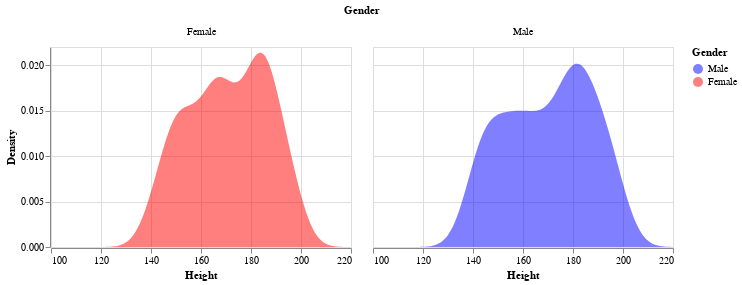

Write notebook code for a chart like this one.
### Code cell
# EDA (2) - distribution of height
# Generate the density plot 
chart = alt.Chart(train_dataset).transform_density( 
        density='Height', 
        as_=['Height', 'density'], 
        groupby=['Gender'],
        extent=[100, 220] 
    ).mark_area(
        opacity=0.5
    ).encode(    
        x=alt.X('Height:Q', title='Height'), 
        y=alt.Y('density:Q', title='Density'), 
        color=alt.Color('Gender:N', scale=alt.Scale(domain=train_dataset['Gender'].unique(), range=['blue', 'red']), title='Gender'),
        tooltip=['Gender:N', 'Height:Q', 'density:Q']
    ).properties(title='Age Density Plot of Titanic Travellers', width=300, height=200
    ).facet('Gender:N', columns=2
    ) 

# Render the chart
chart.display()

### Figure 1 — Vega-Lite specification as saved in the notebook (floating-point values rounded to 4 significant figures; data arrays with more than 128 entries replaced by an {"elided": "..."} marker saying what was removed)
{"config": {"view": {"continuousWidth": 300, "continuousHeight": 300}}, "data": {"name": "data-75fe28555c83754ff822a6bd12e76de2"}, "facet": {"field": "Gender", "type": "nominal"}, "spec": {"mark": {"type": "area", "opacity": 0.5}, "encoding": {"color": {"field": "Gender", "scale": {"domain": ["Male", "Female"], "range": ["blue", "red"]}, "title": "Gender", "type": "nominal"}, "tooltip": [{"field": "Gender", "type": "nominal"}, {"field": "Height", "type": "quantitative"}, {"field": "density", "type": "quantitative"}], "x": {"field": "Height", "title": "Height", "type": "quantitative"}, "y": {"field": "density", "title": "Density", "type": "quantitative"}}, "height": 200, "title": "Age Density Plot of Titanic Travellers", "transform": [{"density": "Height", "extent": [100, 220], "groupby": ["Gender"], "as": ["Height", "density"]}], "width": 300}, "columns": 2, "$schema": "https://vega.github.io/schema/vega-lite/v5.15.1.json", "datasets": {"data-75fe28555c83754ff822a6bd12e76de2": {"elided": "400 records"}}}
